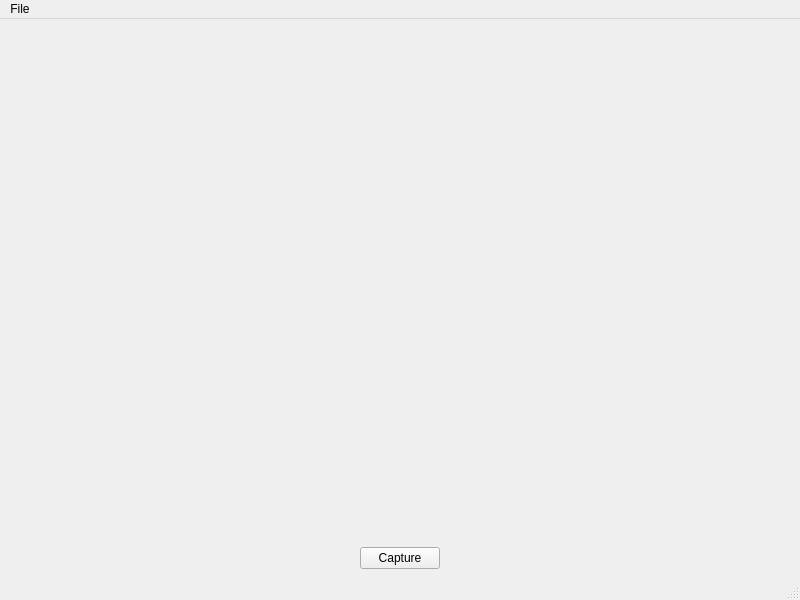
<?xml version="1.0" encoding="UTF-8"?>
<ui version="4.0">
 <class>MainWindow</class>
 <widget class="QMainWindow" name="MainWindow">
  <property name="geometry">
   <rect>
    <x>0</x>
    <y>0</y>
    <width>800</width>
    <height>600</height>
   </rect>
  </property>
  <property name="windowTitle">
   <string>MainWindow</string>
  </property>
  <widget class="QWidget" name="centralwidget">
   <layout class="QVBoxLayout" name="verticalLayout_2">
    <item>
     <layout class="QVBoxLayout" name="verticalLayout">
      <item>
       <widget class="QCameraViewfinder" name="viewFinder" native="true">
        <property name="sizePolicy">
         <sizepolicy hsizetype="Expanding" vsizetype="Expanding">
          <horstretch>0</horstretch>
          <verstretch>0</verstretch>
         </sizepolicy>
        </property>
       </widget>
      </item>
      <item>
       <layout class="QHBoxLayout" name="horizontalLayout">
        <item>
         <spacer name="horizontalSpacer">
          <property name="orientation">
           <enum>Qt::Horizontal</enum>
          </property>
          <property name="sizeHint" stdset="0">
           <size>
            <width>40</width>
            <height>20</height>
           </size>
          </property>
         </spacer>
        </item>
        <item>
         <widget class="QPushButton" name="btnCapture">
          <property name="text">
           <string>Capture</string>
          </property>
         </widget>
        </item>
        <item>
         <spacer name="horizontalSpacer_2">
          <property name="orientation">
           <enum>Qt::Horizontal</enum>
          </property>
          <property name="sizeHint" stdset="0">
           <size>
            <width>40</width>
            <height>20</height>
           </size>
          </property>
         </spacer>
        </item>
       </layout>
      </item>
     </layout>
    </item>
   </layout>
  </widget>
  <widget class="QMenuBar" name="menubar">
   <property name="geometry">
    <rect>
     <x>0</x>
     <y>0</y>
     <width>800</width>
     <height>28</height>
    </rect>
   </property>
   <widget class="QMenu" name="menuFile">
    <property name="title">
     <string>File</string>
    </property>
    <addaction name="actionOpen_image"/>
   </widget>
   <addaction name="menuFile"/>
  </widget>
  <widget class="QStatusBar" name="statusbar"/>
  <action name="actionOpen_image">
   <property name="text">
    <string>Open image ...</string>
   </property>
  </action>
 </widget>
 <customwidgets>
  <customwidget>
   <class>QCameraViewfinder</class>
   <extends>QWidget</extends>
   <header location="global">qcameraviewfinder.h</header>
   <container>1</container>
  </customwidget>
 </customwidgets>
 <resources/>
 <connections/>
</ui>
